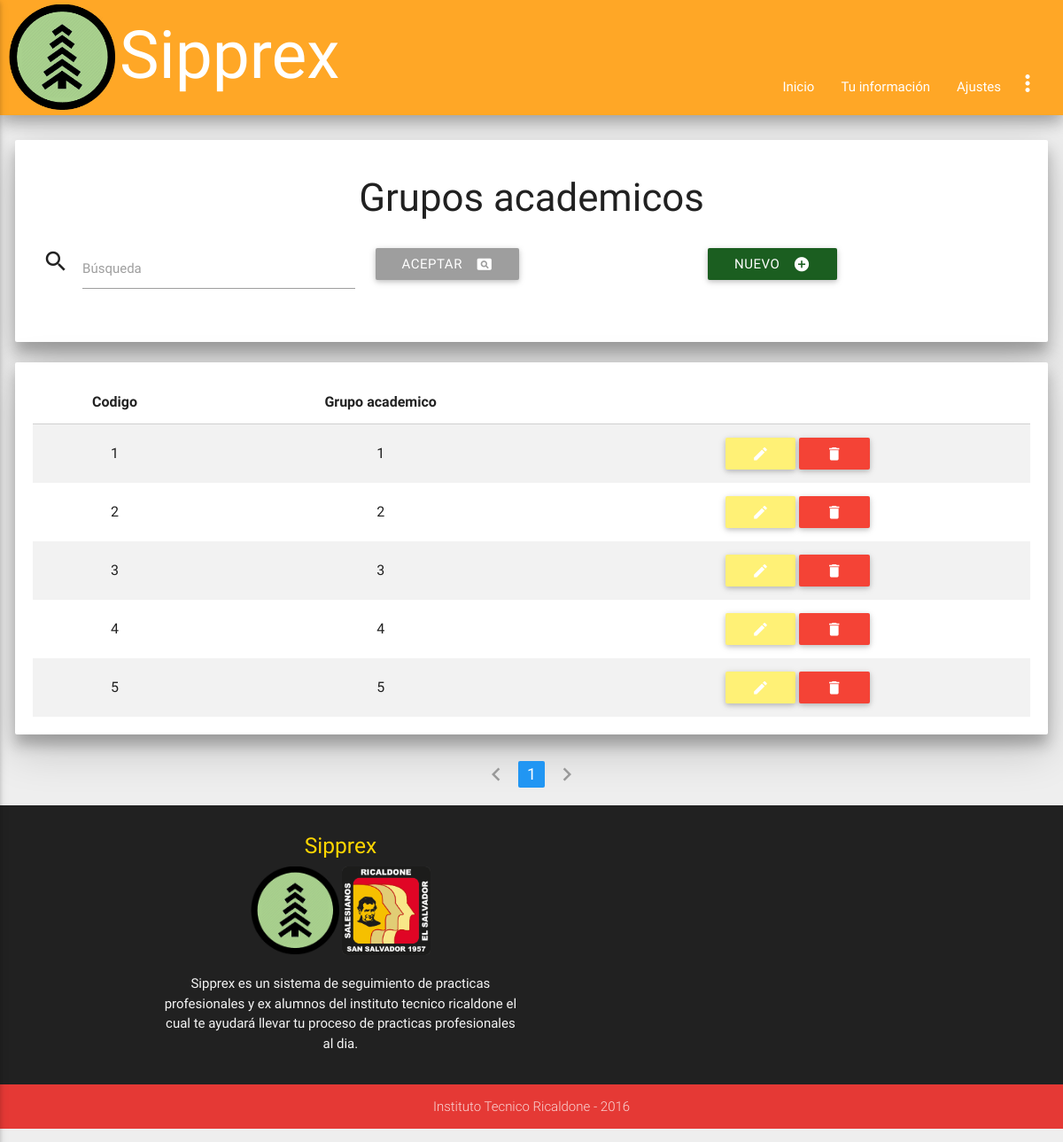
/admin/grupoaca_read.php (signed in), run on the app's committed database.
### tables this page shows
CREATE TABLE `grupo_academico` (
  `id_grupo_aca` int(2) NOT NULL,
  `grupo_aca` int(1) DEFAULT NULL
);

### bibliotecas/conexion.php (called while the page is built, shortened)
<?php
class Database
{
    private static $connection;
    private static function connect()
    {
        $server = 'localhost';
        $database = 'ssppea';
        $username = 'admin_sipprex';
        $password = 'sipprexricaldone';
        $options = array(PDO::MYSQL_ATTR_INIT_COMMAND => "set names utf8");
        self::$connection = null;
        try
        {
            self::$connection = new PDO("mysql:host=".$server."; dbname=".$database, $username, $password, $options);
            self::$connection->setAttribute(PDO::ATTR_ERRMODE, PDO::ERRMODE_EXCEPTION);
        }
        catch(PDOException $exception)
        {
            die($exception->getMessage());
        }
    }
    private static function desconnect()
    {
        self::$connection = null;
    }
    public static function getRow($query, $values)
    {
        $statement = self::$connection->prepare($query);
        $statement->execute($values);
        return $statement->fetch(PDO::FETCH_BOTH);
    }
    public static function getRows($query, $values)
    {
        $statement = self::$connection->prepare($query);
        $statement->execute($values);
        return $statement->fetchAll(PDO::FETCH_BOTH);
    }
}
?>

### admin/grupoaca_read.php (the view, shortened to what this page needs)
<html>
  <?php
  require("../bibliotecas/conexion.php");
   ?>
    <head>
      <?php
      include("../inc/styles.php");
      ?>
    </head>
<body class='grey lighten-3'>
<?php
include("../inc/nav.php");
?>
<div class='card-panel paneles z-depth-3'>
<div class="titulo">
			<h3>Grupos academicos</h3>
</div>
<form method='post' autocomplete="off" class='row'>
	<div class='input-field col s6 m4'>
      	<i class='material-icons prefix'>search</i>
      	<input id='buscar' type='text' name='buscar' class='validate'/>
      	<label for='buscar'>Búsqueda</label>
    </div>
    <div class='input-field col s6 m4'>
    	<button type='submit' class='btn grey left'><i class='material-icons right'>pageview</i>Aceptar</button>
  	</div>
  	<div class='input-field col s12 m4'>
		<a href='grupoaca_save.php' class='btn  green darken-4'><i class='material-icons right'>add_circle</i>Nuevo</a>
  	</div>
</form>
</div>
<div class='card-panel paneles z-depth-3'>
<?php
 $page = null;
        if($page == null) {
            $page = 1;
        }
        if($page == "" || $page == "1")
        {
            $page1 = 0;
        }
        else {
            $page1 = ($page*20)-20;
        }
if(!empty($_POST))
{
	$search = strip_tags(trim($_POST['buscar']));
	$sql = "SELECT * FROM grupo_academico WHERE grupo_aca LIKE ? ORDER BY grupo_aca LIMIT $page1,20";
	$params = array("%$search%");
}
else
{
	$sql = "SELECT * FROM grupo_academico ORDER BY grupo_aca LIMIT $page1,20";
	$params = null;
}
$data = Database::getRows($sql, $params);
if($data != null)
{
	$tabla = 	"<table class='centered striped'>
					<thead>
			    		<tr>
				    		<th>Codigo</th>
				    		<th>Grupo academico</th>
			    		</tr>
		    		</thead>
		    		<tbody>";
		foreach($data as $row)
		{
	        $tabla .=	"<tr>
	            			<td>".htmlspecialchars($row['id_grupo_aca'])."</td>
	            			<td>".htmlspecialchars($row['grupo_aca'])."</td>
	            			<td>
	            				<a href='grupoaca_save.php?id=".base64_encode(htmlspecialchars($row['id_grupo_aca']))."' class='btn  yellow lighten-2'><i class='material-icons'>edit</i></a>
								<a href='grupoaca_delete.php?id=".base64_encode(htmlspecialchars($row['id_grupo_aca']))."' class='btn red'><i class='material-icons'>delete</i></a>
							</td>
	        			</tr>";
		}
		$tabla .= 	"</tbody>
    			</table>";
	print($tabla);
}
else
{
	print("<div class='card-panel red'><i class='material-icons left'>warning</i>No hay registros de especialidades.</div>");
}
?>
</div>
<ul class="pagination center-align">
<?php
            $cons2 = ("SELECT COUNT(id_grupo_aca) FROM grupo_academico");
            $parametros = null;
            $filas = Database::getRow($cons2, $parametros);
            $filas = $filas[0]/20;
            $filas = ceil($filas);
                if($page == 1)
                {
                    $pagi = "<li class='disabled'><a><i class='material-icons'>chevron_left</i></a></li>";
                }
                else {
                    $page2 = $page - 1;
                    $pagi = "<li class='waves-efect'><a href='grupoaca_read.php?page=".base64_encode($page2)."'><i class='material-icons'>chevron_left</i></a></li>";
                }
                for($i = 1; $i<=$filas; $i++) {
                    if($page==$i)
                    {
                     $pagi .= "<li class='active blue'><a href='grupoaca_read.php?page=".base64_encode($i)."'>$i</a></li>";
                    }
                    else{
                        $pagi .= "<li class='waves-effect'><a href='grupoaca_read.php?page=".base64_encode($i)."'>$i</a></li>";
                    }
                }
                if($page == $filas)
                {
                    $pagi .= "<li class='disabled'><a><i class='material-icons'>chevron_right</i></a></li>";
                }
                else {
                    $page2 = $page + 1;
                    $pagi .= "<li class='waves-efect'><a href='grupoaca_read.php?page=".base64_encode($page2)."'><i class='material-icons'>chevron_right</i></a></li>";
                }
                print($pagi);
include("../inc/footer.php");
?>
</ul>
 	</body>
</html>

### css/dropdown-width.css (style rules this page uses)
body { display: flex; min-height: 100vh; flex-direction: column; }
nav, a, img, ul, li { transition: all 0.5s; -moz-transition: all 0.5s; -webkit-transition: all 0.5s; -o-transition: all 0.5s; }

### css/css.css (style rules this page uses)
.paneles { margin-left: 1.4%; margin-right: 1.4%; }
.titulo { text-align: center; }

### data on the page
grupo_academico: id_grupo_aca "1", grupo_aca "1"
grupo_academico: id_grupo_aca "2", grupo_aca "2"
grupo_academico: id_grupo_aca "3", grupo_aca "3"
grupo_academico: id_grupo_aca "4", grupo_aca "4"
grupo_academico: id_grupo_aca "5", grupo_aca "5"
